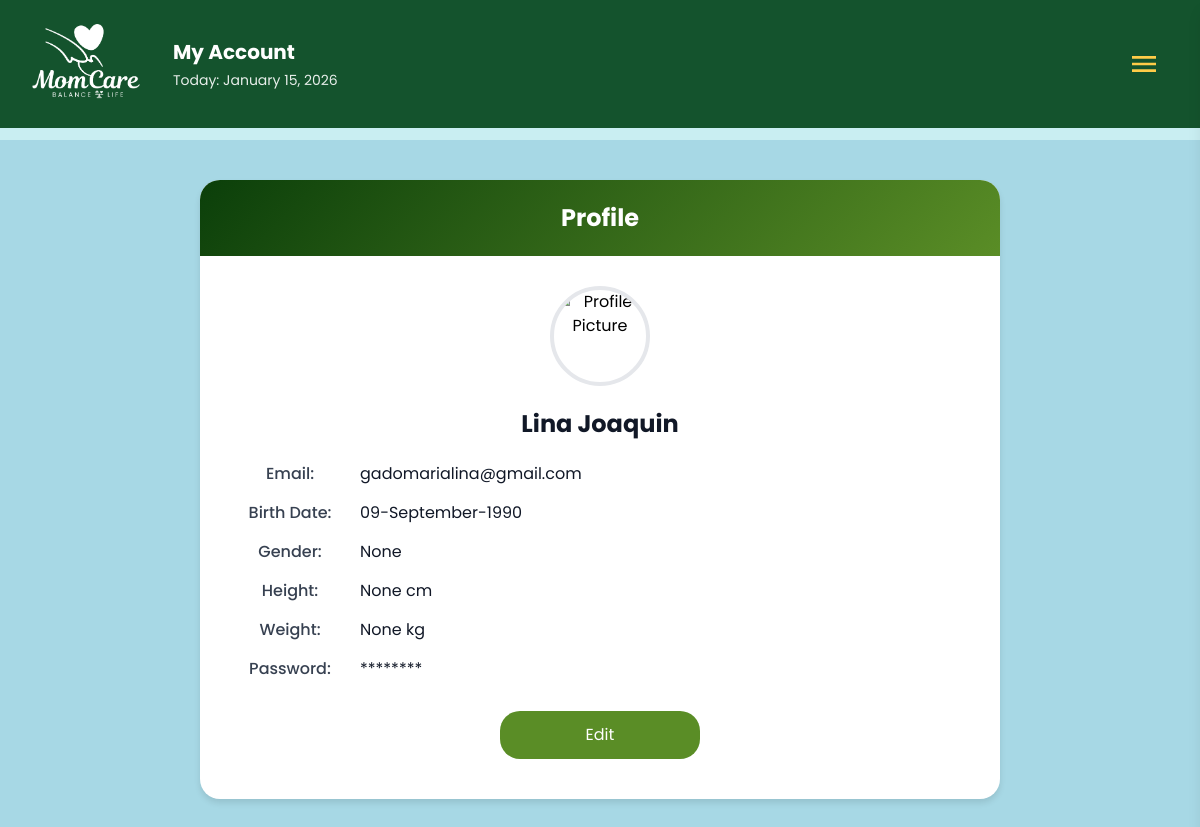
The page /profile/2 (signed in) on the database as committed earlier.
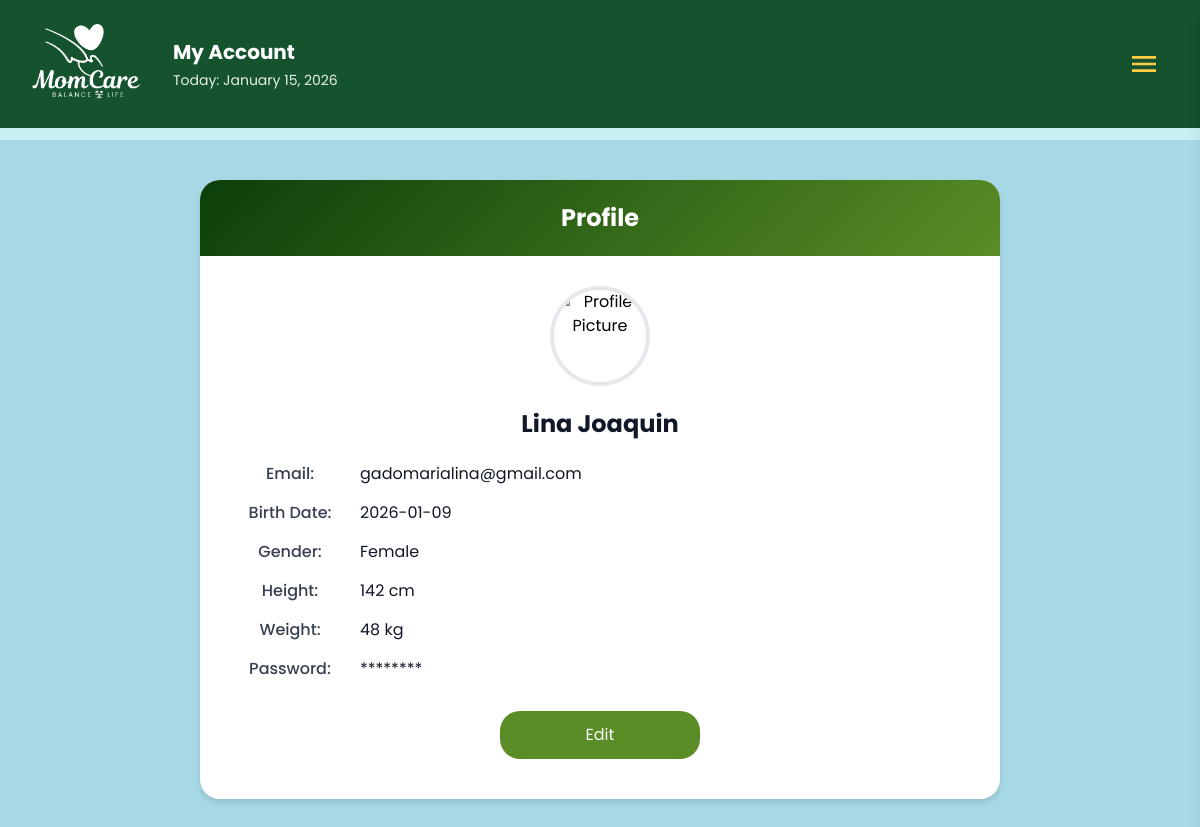
The same page on the database as committed later.
### tables this page shows
CREATE TABLE users (
            id INTEGER PRIMARY KEY AUTOINCREMENT,
            first TEXT NOT NULL,
            last TEXT NOT NULL,
            email TEXT NOT NULL UNIQUE,
            birthdate TEXT,
            password_hash TEXT NOT NULL,
            security_question TEXT,
            security_answer TEXT
        , gender TEXT, height TEXT, weight TEXT, profile_picture TEXT DEFAULT '');

### app.py (the view)
@app.route('/profile/<int:user_id>')
def profile(user_id):
   user_email = session.get('user_email')
   if not user_email:
       flash('Please sign in to view your profile.')
       return redirect(url_for('index'))
   conn = get_db()
   cur = conn.cursor()
   cur.execute('SELECT * FROM users WHERE id = ?', (user_id,))
   user_row = cur.fetchone()
   conn.close()
   if not user_row:
       flash('User not found.')
       return redirect(url_for('dashboard'))
   if user_row['email'] != user_email:
       flash('Unauthorized access.')
       return redirect(url_for('dashboard'))
   user = dict(user_row)
   user['password_display'] = '********'
   user['first_name'] = user['first']
   user['last_name'] = user['last']
   user['birthdate_display'] = user['birthdate']
   user['gender'] = user.get('gender', 'Not Specified')
   user['height_display'] = user.get('height', '0')
   user['weight_display'] = user.get('weight', '0')
   first = session.get('user_first')
   today = datetime.now().strftime('%B %d, %Y')
   profile_picture = user_row['profile_picture'] if user_row and 'profile_picture' in user_row else None
   if profile_picture:
       user['profile_pic_url'] = url_for('static', filename=profile_picture)
   else:
       images_dir = Path(__file__).parent / 'static' / 'images'
       profile_filename = f"user_{user_id}_profile.jpg"
       if (images_dir / profile_filename).exists():
           user['profile_pic_url'] = url_for('static', filename=f'images/{profile_filename}')
       else:
           user['profile_pic_url'] = None
   return render_template('profile.html', user=user, first=first, today=today)

### app.py (called while the page is built)
def get_db() -> Connection:
   conn = sqlite3.connect(DB_PATH, timeout=30)
   conn.row_factory = sqlite3.Row
   try:
       conn.execute('PRAGMA journal_mode=WAL;')
       conn.execute('PRAGMA synchronous=NORMAL;')
       conn.execute('PRAGMA foreign_keys=ON;')
   except Exception:
       pass
   return conn

### templates/profile.html (shortened to what this page needs)
<!DOCTYPE html>
<html lang="en">
<head>
    <script src="https://cdn.tailwindcss.com"></script>
    <link rel="stylesheet" href="https://cdnjs.cloudflare.com/ajax/libs/font-awesome/6.0.0-beta3/css/all.min.css">
</head>
<body class="bg-[#a7d8e5] font-['Poppins']">
    {% include 'navbar.html' %}
    <div class="profile-container">
        <div class="profile-header">Profile</div>
        <div class="profile-content">
            <div class="profile-photo">
                <img src="{% if user.profile_pic_url %}{{ user.profile_pic_url }}{% else %}{{ url_for('static', filename='images/default-avatar.png') }}{% endif %}" alt="Profile Picture">
            </div>
            <div class="name">{{ user.first_name }} {{ user.last_name }}</div>
            <div class="detail-row">
                <label>Email:</label>
                <div class="value">{{ user.email }}</div>
            </div>
            <div class="detail-row">
                <label>Birth Date:</label>
                <div class="value">{{ user.birthdate_display }}</div>
            </div>
            <div class="detail-row">
                <label>Gender:</label>
                <div class="value">{{ user.gender }}</div>
            </div>
            <div class="detail-row">
                <label>Height:</label>
                <div class="value">{{ user.height_display }} cm</div>
            </div>
            <div class="detail-row">
                <label>Weight:</label>
                <div class="value">{{ user.weight_display }} kg</div>
            </div>
            <div class="detail-row">
                <label>Password:</label>
                <div class="value">{{ user.password_display }}</div>
            </div>
            <a href="{{ url_for('edit_profile', user_id=user['id']) }}" class="no-underline">
                <button type="button" class="edit-btn">Edit</button>
            </a>
        </div>
    </div>
</body>
</html>

### templates/navbar.html (shortened to what this page needs)
<header class="bg-green-900 text-white">
    <div class="max-w-7xl m-auto px-6 py-6">
        <div class="flex items-center justify-between relative">
            {% if request.endpoint == 'profile' %}
            <div class="flex items-center gap-6">
                <img src="{{ url_for('static', filename='images/momcare_logo_white.png') }}" alt="MomCare"
                    class="h-20 w-auto" />
                <div>
                    <h1 class="text-l lg:text-xl font-bold">My Account</h1>
                    <p class="mt-1 text-sm opacity-90">Today: <span id="currentDateDisplay">{{ today or ''
                            }}</span></p>
                </div>
            </div>
            {% endif %}
      <button id="menu-toggle" class="p-3 md:p-2 rounded-md mr-2 focus:outline-none"
        aria-label="Open menu" aria-expanded="false" aria-controls="menu-list">
        <svg class="h-8 w-8 text-[#ffcc48]" xmlns="http://www.w3.org/2000/svg" fill="currentColor" viewBox="0 0 24 24">
          <path d="M3 6h18v2H3zM3 11h18v2H3zM3 16h18v2H3z" />
        </svg>
      </button>
    </div>
  </div>
</header>
<div class="h-3 bg-[#c9eef2]"></div>

### templates/profile.html (style rules this page uses)
.profile-container { width: 90%; max-width: 800px; background: white; margin: 40px auto; border-radius: 20px; overflow: hidden; box-shadow: 0 4px 6px rgba(0, 0, 0, 0.1); }
.profile-header { background: linear-gradient(135deg, #0b3f0a, #5a8d26); color: white; padding: 20px; text-align: center; font-size: 24px; font-weight: bold; }
.profile-content { padding: 30px; text-align: center; }
.detail-row { margin-bottom: 15px; display: flex; align-items: center; gap: 10px; }
.detail-row label { font-weight: 500; color: #374151; min-width: 120px; }
.detail-row .value { font-weight: 400; color: #111827; }
.profile-photo { display: flex; justify-content: center; margin-bottom: 20px; }
.profile-photo img { width: 100px; height: 100px; border-radius: 50%; object-fit: cover; border: 4px solid #e5e7eb; }
.name { font-size: 24px; font-weight: bold; text-align: center; color: #111827; margin-bottom: 20px; }
.edit-btn { display: block; width: 200px; text-align: center; margin: 30px auto 10px; background: #5a8d26; padding: 12px 0; border-radius: 20px; color: white; font-size: 16px; cursor: pointer; border: none; transition: background 0.3s; }

Rows that differ between the two databases and show on the page:
changed users "Lina": birthdate_display "09-September-1990" → "2026-01-09"; gender (not shown) → "Female"; height_display (not shown) → "142"; weight_display (not shown) → "48"
Other text that changed with them:
{{ user.gender }}: "None" → (not shown)
{{ user.height_display }}: "None" → (not shown)
{{ user.weight_display }}: "None" → (not shown)
